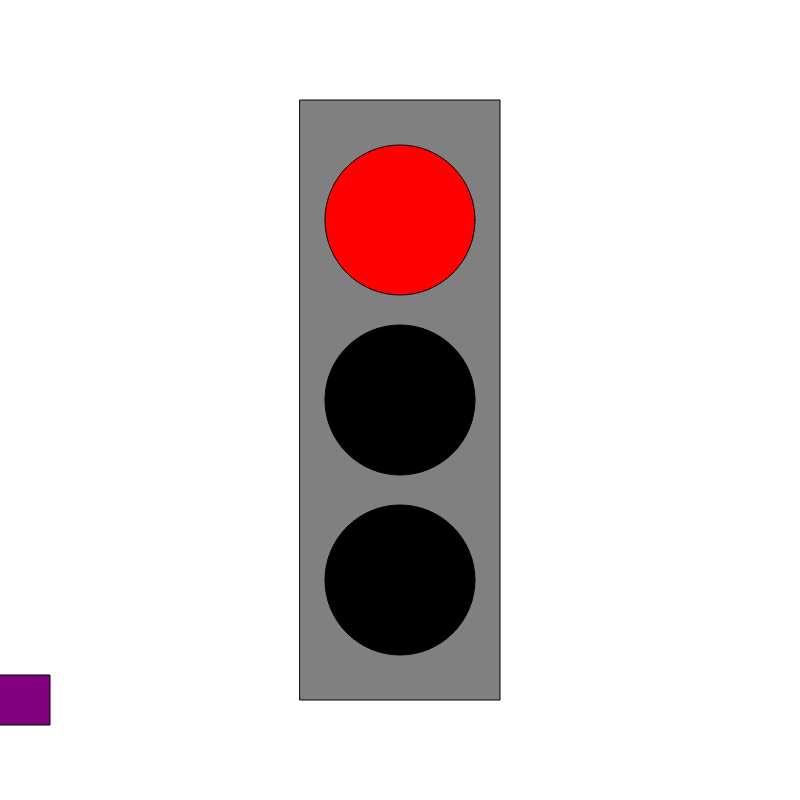
Frame 1 (no input)
Frame 60 (no input): identical to frame 1, image omitted
Frame 120 (the mouse pressed at the canvas centre since frame 60): identical to frame 1, image omitted

The p5.js sketch that drew this single still picture (run headless with seeded random() and noise() and a simulated clock; from frame 60 on, the mouse is pressed at the canvas centre):

// p5.js sketch
// ── sketch.js
let timer = 0;
let state = 0;
let x = 0;
let vel = 0;

function setup() {
  createCanvas(800, 800);
  rectMode(CENTER);
}

function draw() {
  background('230');
  fill('grey');
  rect(width / 2, height / 2, 200, 600);

  switch (state) {
    case 0: //red
      fill('red');
      ellipse(width / 2, height / 2 - 180, 150, 150);
      fill('black');
      ellipse(width / 2, height / 2, 150, 150);
      ellipse(width / 2, height / 2 + 180, 150, 150);
      vel = 0;
      break;

    case 1: //yellow
      fill('black');
      ellipse(width / 2, height / 2 - 180, 150, 150);
      fill('yellow');
      ellipse(width / 2, height / 2, 150, 150);
      fill('black');
      ellipse(width / 2, height / 2 + 180, 150, 150);
      vel = 5;
      break;

    case 2: //green
      fill('black');
      ellipse(width / 2, height / 2 - 180, 150, 150);
      ellipse(width / 2, height / 2, 150, 150);
      fill('green');
      ellipse(width / 2, height / 2 + 180, 150, 150);
      vel = 10;
      break;
  }

  timer++;
  if (timer > 3 * 60) {
    timer = 0;
    state++;
    if (state > 2) {
      state = 0
    }
  }

  //car code
  //make rectangle
  fill('purple');
  rect(x, height-100, 100, 50);
  x = x + vel ;
  if(x > width) {
    x = 0;
  }

}
